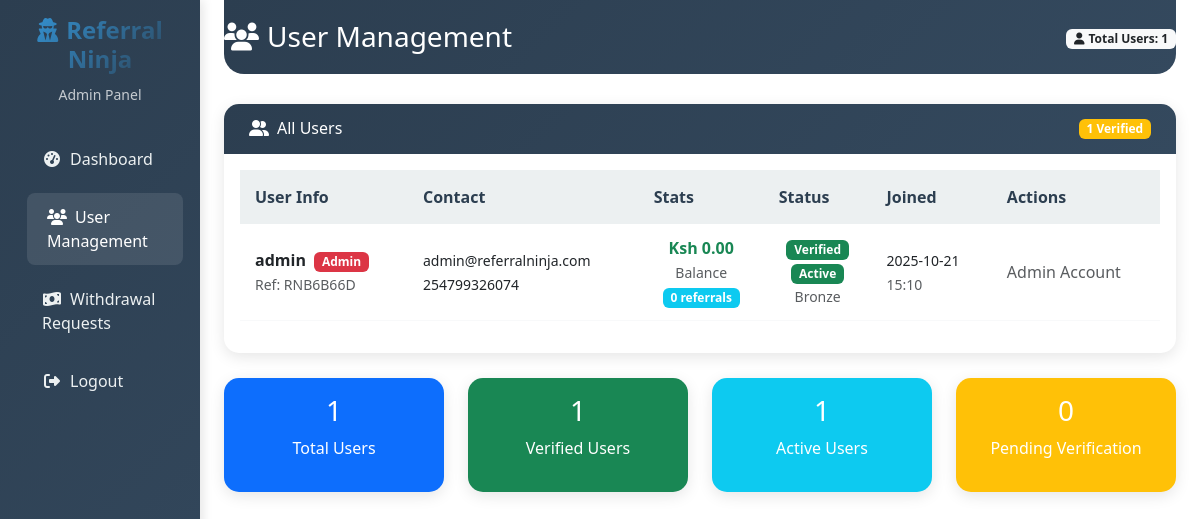
The app's page /admin/users (signed in) with its own data.
### app.py (models this page shows, shortened)
class User(UserMixin, db.Model):
    id = db.Column(db.Integer, primary_key=True)
    username = db.Column(db.String(80), unique=True, nullable=False)
    email = db.Column(db.String(120), unique=True, nullable=False)
    password_hash = db.Column(db.String(200), nullable=False)
    phone_number = db.Column(db.String(20), unique=True, nullable=False)
    balance = db.Column(db.Float, default=0.0)
    referral_code = db.Column(db.String(10), unique=True)
    referred_by = db.Column(db.String(10))
    referral_balance = db.Column(db.Float, default=0.0)
    total_earned = db.Column(db.Float, default=0.0)
    total_withdrawn = db.Column(db.Float, default=0.0)
    referral_count = db.Column(db.Integer, default=0)
    is_admin = db.Column(db.Boolean, default=False)
    is_verified = db.Column(db.Boolean, default=False)
    is_active = db.Column(db.Boolean, default=True)
    created_at = db.Column(db.DateTime, default=lambda: datetime.now(timezone.utc))
    user_rank = db.Column(db.String(20), default='Bronze')
    total_commission = db.Column(db.Float, default=0.0)
    referral_source = db.Column(db.String(20), default='direct')  # 'direct', 'referral_link', 'manual_entry'
    reset_token = db.Column(db.String(100), unique=True)
    reset_token_expires = db.Column(db.DateTime)

### app.py (the view)
@app.route('/admin/users')
@login_required
def admin_users():
    if not current_user.is_admin:
        flash('Access denied. Admin privileges required.', 'error')
        return redirect(url_for('dashboard'))
    users = User.query.all()
    for user in users:
        user.referral_count = Referral.query.filter_by(referrer_id=user.id).count()
        user.pending_withdrawals = Transaction.query.filter_by(
            user_id=user.id,
            transaction_type='withdrawal',
            status='pending'
        ).count()
    return render_template('admin_users.html', users=users)

### app.py (called while the page is built)
@app.context_processor
def utility_processor():
    return {
        'abs': abs,
        'min': min,
        'max': max,
        'round': round,
        'len': len
    }

@app.context_processor
def inject_now():
    return {'now': datetime.now(timezone.utc)}

@login_manager.user_loader
def load_user(user_id):
    try:
        return db.session.get(User, int(user_id))
    except Exception as e:
        print(f"Error loading user {user_id}: {e}")
        return None

@app.before_request
def before_request():
    try:
        db.session.execute(text('SELECT 1'))
    except Exception as e:
        print(f"Database connection error: {e}")
        db.session.rollback()

### templates/admin_users.html (shortened to what this page needs)
<!DOCTYPE html>
<html lang="en">
<head>
    <link href="https://cdn.jsdelivr.net/npm/bootstrap@5.3.0/dist/css/bootstrap.min.css" rel="stylesheet">
    <link rel="stylesheet" href="https://cdnjs.cloudflare.com/ajax/libs/font-awesome/6.4.0/css/all.min.css">
</head>
<body>
    <div class="container-fluid">
        <div class="row">
            <nav class="col-md-3 col-lg-2 d-md-block sidebar collapse">
                <div class="position-sticky pt-3">
                    <div class="text-center mb-4">
                        <h4 class="logo-text">
                            <i class="fas fa-user-secret me-2"></i>Referral Ninja
                        </h4>
                        <small class="text-light opacity-75">Admin Panel</small>
                    </div>
                    <ul class="nav flex-column">
                        <li class="nav-item">
                            <a class="nav-link" href="{{ url_for('admin_dashboard') }}">
                                <i class="fas fa-tachometer-alt me-2"></i>Dashboard
                            </a>
                        </li>
                        <li class="nav-item">
                            <a class="nav-link active" href="{{ url_for('admin_users') }}">
                                <i class="fas fa-users me-2"></i>User Management
                            </a>
                        </li>
                        <li class="nav-item">
                            <a class="nav-link" href="{{ url_for('admin_withdrawals') }}">
                                <i class="fas fa-money-bill-wave me-2"></i>Withdrawal Requests
                            </a>
                        </li>
                        <li class="nav-item">
                            <a class="nav-link" href="{{ url_for('logout') }}">
                                <i class="fas fa-sign-out-alt me-2"></i>Logout
                            </a>
                        </li>
                    </ul>
                </div>
            </nav>
            <main class="col-md-9 ms-sm-auto col-lg-10 px-md-4">
                <div class="main-header">
                    <div class="d-flex justify-content-between align-items-center">
                        <h1 class="h3 mb-0">
                            <i class="fas fa-users me-2"></i>User Management
                        </h1>
                        <div class="text-end">
                            <span class="badge bg-light text-dark">
                                <i class="fas fa-user me-1"></i>Total Users: {{ users|length }}
                            </span>
                        </div>
                    </div>
                </div>
                <div class="card">
                    <div class="card-header d-flex justify-content-between align-items-center">
                        <h6 class="m-0 font-weight-bold">
                            <i class="fas fa-user-friends me-2"></i>All Users
                        </h6>
                        <span class="badge bg-warning">
                            {{ users|selectattr('is_verified')|list|length }} Verified
                        </span>
                    </div>
                    <div class="card-body">
                        {% if users %}
                            <div class="table-responsive">
                                <table class="table table-hover">
                                    <thead>
                                        <tr>
                                            <th>User Info</th>
                                            <th>Contact</th>
                                            <th>Stats</th>
                                            <th>Status</th>
                                            <th>Joined</th>
                                            <th>Actions</th>
                                        </tr>
                                    </thead>
                                    <tbody>
                                        {% for user in users %}
                                        <tr>
                                            <td>
                                                <div>
                                                    <strong>{{ user.username }}</strong>
                                                    {% if user.is_admin %}
                                                        <span class="badge bg-danger ms-1">Admin</span>
                                                    {% endif %}
                                                    <br>
                                                    <small class="text-muted">Ref: {{ user.referral_code }}</small>
                                                </div>
                                            </td>
                                            <td>
                                                <div>
                                                    <small>{{ user.email }}</small>
                                                    <br>
                                                    <small>{{ user.phone_number }}</small>
                                                </div>
                                            </td>
                                            <td>
                                                <div class="text-center">
                                                    <div class="fw-bold text-success">Ksh {{ "%.2f"|format(user.balance) }}</div>
                                                    <small class="text-muted">Balance</small>
                                                    <br>
                                                    <span class="badge bg-info">{{ user.referral_count }} referrals</span>
                                                </div>
                                            </td>
                                            <td>
                                                <div class="text-center">
                                                    {% if user.is_verified %}
                                                        <span class="badge bg-success">Verified</span>
                                                    {% else %}
                                                        <span class="badge bg-warning">Unverified</span>
                                                    {% endif %}
                                                    <br>
                                                    {% if user.is_active %}
                                                        <span class="badge bg-success">Active</span>
                                                    {% else %}
                                                        <span class="badge bg-danger">Inactive</span>
                                                    {% endif %}
                                                    <br>
                                                    <small class="text-muted">{{ user.user_rank }}</small>
                                                </div>
                                            </td>
                                            <td>
                                                <small>{{ user.created_at.strftime('%Y-%m-%d') }}</small>
                                                <br>
                                                <small class="text-muted">{{ user.created_at.strftime('%H:%M') }}</small>
                                            </td>
                                            <td>
                                                {% if not user.is_admin %}
                                                    <div class="btn-group-vertical btn-group-sm">
                                                        <button class="btn btn-{{ 'danger' if user.is_active else 'success' }}"
                                                                onclick="toggleUserStatus({{ user.id }})"
                                                                title="{{ 'Deactivate' if user.is_active else 'Activate' }} User">
                                                            <i class="fas fa-{{ 'user-slash' if user.is_active else 'user-check' }}"></i>
                                                            {{ 'Deactivate' if user.is_active else 'Activate' }}
                                                        </button>
                                                        {% if not user.is_verified %}
                                                            <button class="btn btn-warning mt-1"
                                                                    onclick="verifyUser({{ user.id }})"
                                                                    title="Verify User">
                                                                <i class="fas fa-check-circle"></i> Verify
                                                            </button>
                                                        {% endif %}
                                                    </div>
                                                {% else %}
                                                    <span class="text-muted">Admin Account</span>
                                                {% endif %}
                                            </td>
                                        </tr>
                                        {% endfor %}
                                    </tbody>
                                </table>
                            </div>
                        {% else %}
                            <div class="text-center py-4">
                                <i class="fas fa-users fa-3x text-muted mb-3"></i>
                                <p class="text-muted">No users found in the system</p>
                            </div>
                        {% endif %}
                    </div>
                </div>
                <div class="row mt-4">
                    <div class="col-md-3">
                        <div class="card bg-primary text-white">
                            <div class="card-body text-center">
                                <h3>{{ users|length }}</h3>
                                <p>Total Users</p>
                            </div>
                        </div>
                    </div>
                    <div class="col-md-3">
                        <div class="card bg-success text-white">
                            <div class="card-body text-center">
                                <h3>{{ users|selectattr('is_verified')|list|length }}</h3>
                                <p>Verified Users</p>
                            </div>
                        </div>
                    </div>
                    <div class="col-md-3">
                        <div class="card bg-info text-white">
                            <div class="card-body text-center">
                                <h3>{{ users|selectattr('is_active')|list|length }}</h3>
                                <p>Active Users</p>
                            </div>
                        </div>
                    </div>
                    <div class="col-md-3">
                        <div class="card bg-warning text-white">
                            <div class="card-body text-center">
                                <h3>{{ users|rejectattr('is_verified')|list|length }}</h3>
                                <p>Pending Verification</p>
                            </div>
                        </div>
                    </div>
                </div>
            </main>
        </div>
    </div>
</body>
</html>

### templates/admin_users.html (style rules this page uses)
:root { --primary-color: #2c3e50; --secondary-color: #3498db; --accent-color: #e74c3c; --success-color: #27ae60; --warning-color: #f39c12; --info-color: #2980b9; --dark-color: #34495e; --light-color: #ecf0f1; }
.sidebar { min-height: 100vh; background: linear-gradient(135deg, var(--primary-color) 0%, var(--dark-color) 100%); box-shadow: 3px 0 10px rgba(0,0,0,0.1); }
.sidebar .nav-link { color: var(--light-color); padding: 12px 20px; margin: 5px 10px; border-radius: 8px; transition: all 0.3s ease; }
.sidebar .nav-link:hover, .sidebar .nav-link.active { background-color: rgba(255,255,255,0.1); color: white; transform: translateX(5px); }
.sidebar .nav-link i { width: 20px; text-align: center; }
.main-header { background: linear-gradient(135deg, var(--primary-color), var(--dark-color)); color: white; padding: 20px 0; margin-bottom: 30px; border-radius: 0 0 20px 20px; }
.card { border: none; border-radius: 15px; box-shadow: 0 4px 15px rgba(0,0,0,0.1); margin-bottom: 25px; }
.card-header { background: linear-gradient(135deg, var(--primary-color), var(--dark-color)); color: white; border-radius: 15px 15px 0 0 !important; padding: 15px 25px; border: none; }
.table th { background-color: var(--light-color); color: var(--primary-color); font-weight: 600; border: none; padding: 15px; }
.table td { padding: 12px 15px; vertical-align: middle; border-color: #f8f9fa; }
.logo-text { font-weight: 700; font-size: 1.5rem; background: linear-gradient(135deg, #3498db, #2c3e50); -webkit-background-clip: text; -webkit-text-fill-color: transparent; background-clip: text; }

### records on screen
User: username "admin", is_admin "Admin", referral_code "RNB6B66D", email "admin@referralninja.com", phone_number "254799326074", balance "0.00", referral_count "0", is_verified "Verified", is_active "Active", user_rank "Bronze", created_at "2025-10-21", created_at "15:10"

### other values on screen
{{ users|length }} "1"
{{ users|selectattr('is_verified')|list|length }} "1"
{{ users|selectattr('is_active')|list|length }} "1"
{{ users|rejectattr('is_verified')|list|length }} "0"
